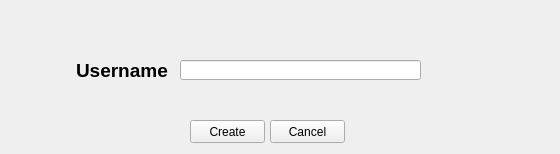
<?xml version="1.0" encoding="UTF-8"?>
<ui version="4.0">
 <class>NewUser</class>
 <widget class="QWidget" name="NewUser">
  <property name="geometry">
   <rect>
    <x>0</x>
    <y>0</y>
    <width>560</width>
    <height>154</height>
   </rect>
  </property>
  <property name="windowTitle">
   <string>Form</string>
  </property>
  <widget class="QLineEdit" name="lineEdit">
   <property name="geometry">
    <rect>
     <x>180</x>
     <y>60</y>
     <width>241</width>
     <height>20</height>
    </rect>
   </property>
  </widget>
  <widget class="QLabel" name="label">
   <property name="geometry">
    <rect>
     <x>76</x>
     <y>60</y>
     <width>101</width>
     <height>20</height>
    </rect>
   </property>
   <property name="font">
    <font>
     <pointsize>14</pointsize>
     <weight>75</weight>
     <bold>true</bold>
    </font>
   </property>
   <property name="text">
    <string>Username</string>
   </property>
  </widget>
  <widget class="QPushButton" name="user_create">
   <property name="geometry">
    <rect>
     <x>190</x>
     <y>120</y>
     <width>75</width>
     <height>23</height>
    </rect>
   </property>
   <property name="text">
    <string>Create</string>
   </property>
  </widget>
  <widget class="QPushButton" name="user_cancel">
   <property name="geometry">
    <rect>
     <x>270</x>
     <y>120</y>
     <width>75</width>
     <height>23</height>
    </rect>
   </property>
   <property name="text">
    <string>Cancel</string>
   </property>
  </widget>
 </widget>
 <resources/>
 <connections/>
</ui>
